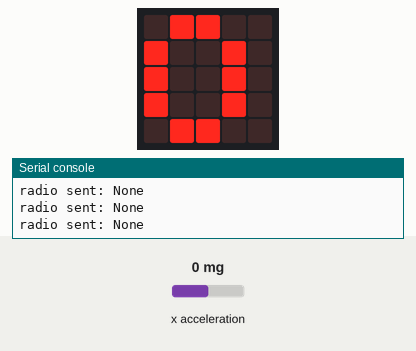
A program run on a simulated BBC micro:bit running MicroPython. Shown: the board's 5×5 LED display, the last lines printed to the serial console. The inputs (shaded band) are chosen by the test bench; at power-on: x acceleration 0 mg. No radio messages arrive unless stated (any console line starting 'radio sent:' is added by the test bench).

Above: at 1.2 s.
1.3 s: x acceleration set to -93 mg
2.8 s: x acceleration set to -107 mg
At 4.1 s:
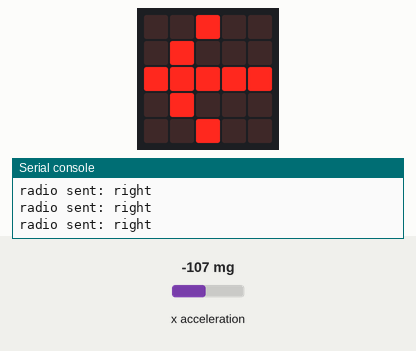
4.5 s: x acceleration set to 750 mg
At 5.4 s:
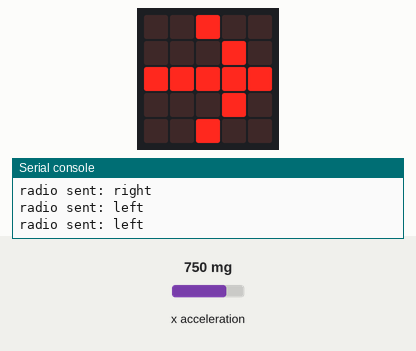
6.0 s: x acceleration set to 109 mg
7.5 s: x acceleration set to 91 mg
At 7.9 s:
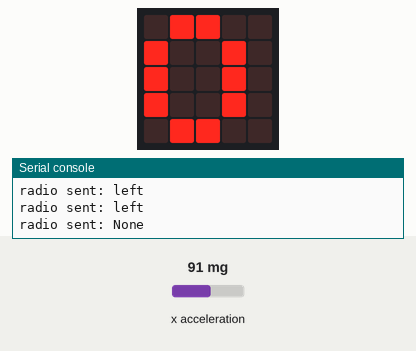
9.0 s: x acceleration set to -1440 mg
At 10.4 s:
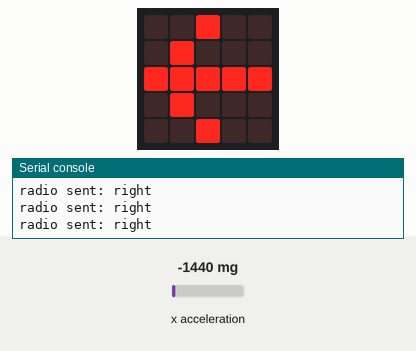
Timing chart, 0 to 11.5 s (numbered marks = the images above; inputs shaded):
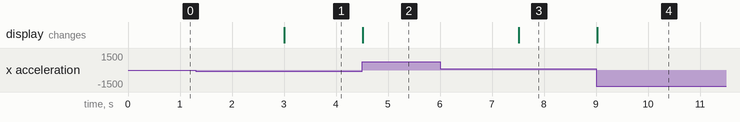

The program:

radio_tilt1108.py
```python
from microbit import *
import radio
radio.config(channel=7)
radio.on()

while 1:
    motion=accelerometer.get_x()
    if motion>100:
        radio.send('left')
        display.show(Image.ARROW_E)
    elif motion<-100:
        radio.send('right')
        display.show(Image.ARROW_W)
    else:
        radio.send('None')
        display.show('0')
    sleep(500)
```

Measured:
- the behaviour switches between -100 and -101 mg on x acceleration (found by bisection; images 0 and 1)
- the behaviour switches between 101 and 100 mg on x acceleration (found by bisection; images 2 and 3)
- after the input at 2.8 s, the display: changes after 0.21 s (image 1)
- after the input at 4.5 s, the display: changes at once (image 2)
- after the input at 7.5 s, the display: changes at once (image 3)
- after the input at 9.0 s, the display: changes at once (image 4)
